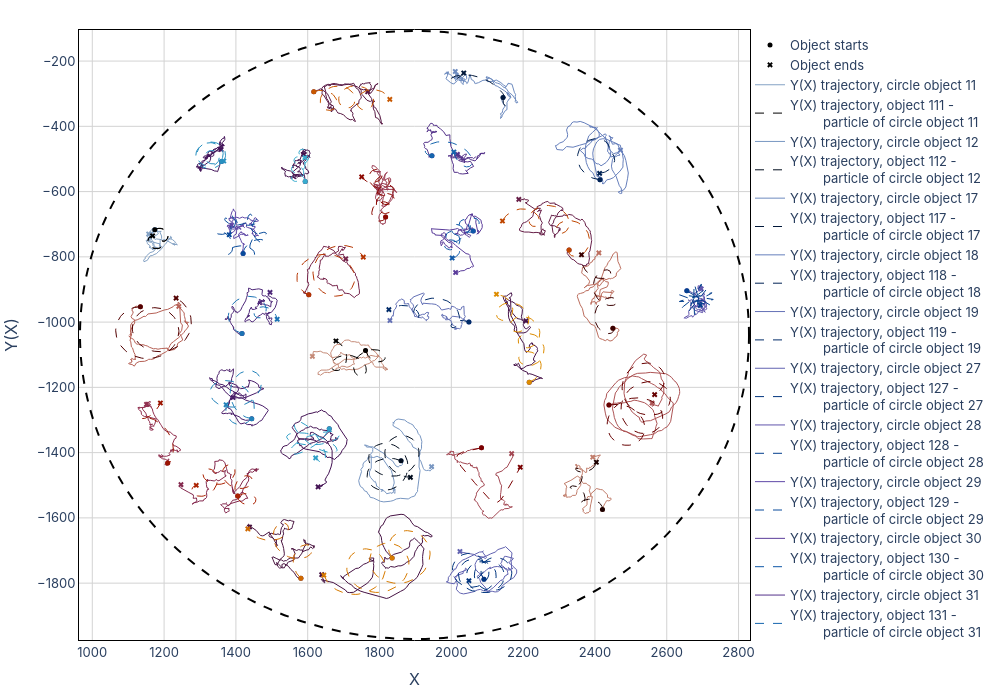

Source (notebook cell):
### Code cell
fitting = ParticleTrajectoryFitting(coord_data=coord_data, maxiter=0, robots_form=robots_form,colors = colors, time_period=time_period, show_flag=False)
fitting.fit_particle_trajectories()
